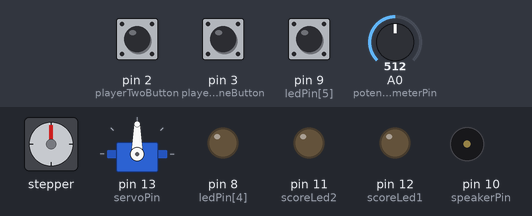
This sketch was run on a simulated Arduino Uno, built with avr-gcc and run on an emulated ATmega328P. On the bench: stepper motor, servo, output pins drawn as LEDs (lit = HIGH), buzzer (waves = sounding). Wiring (inferred from the names in the program): stepper motor (200 steps per turn assumed): coils pin 4, pin 5, pin 6, pin 7. Dashed ring = blinking. The inputs (shaded band) are chosen by the test bench; at power-on: pin 2 (playerTwoButton) LOW, pin 3 (playerOneButton) LOW, pin 9 (ledPin[5]) HIGH, A0 (potentiometerPin) = 512. Pins used as bus, display or sensor lines are not drawn.

Above: at 1.2 s.
1.3 s: pin 2 (playerTwoButton) pulled HIGH for 0.15 s
At 1.53 s:
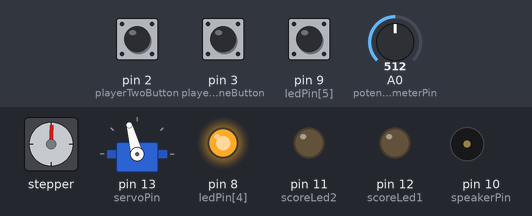
4.3 s: pin 3 (playerOneButton) pulled HIGH for 0.15 s
At 4.71 s:
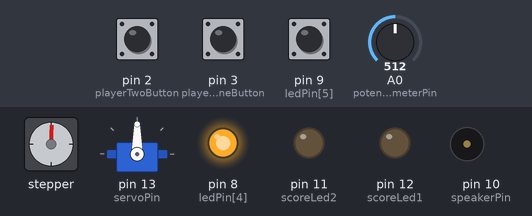
7.3 s: pin 2 (playerTwoButton) pulled HIGH for 1 s
At 8.4 s:
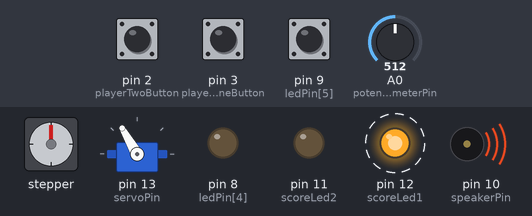
10.3 s: pin 3 (playerOneButton) pulled HIGH for 1 s
At 10.53 s:
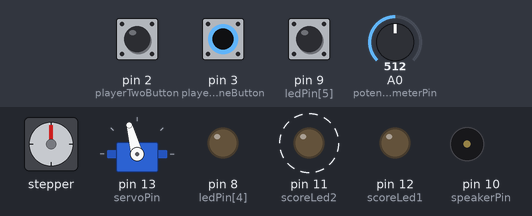
13.3 s: pin 2 (playerTwoButton) pulled HIGH for 0.15 s
At 14.01 s:
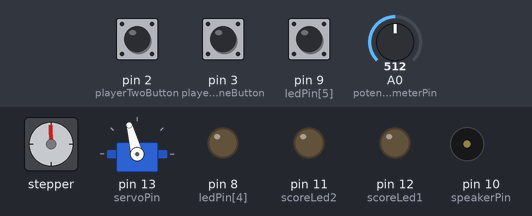
16.3 s: pin 3 (playerOneButton) pulled HIGH for 3.2 s
At 33.7 s:
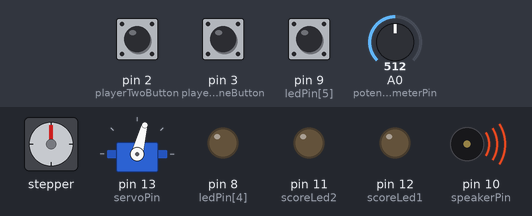
Timing chart, 0 to 39.1 s (numbered marks = the images above; inputs shaded):
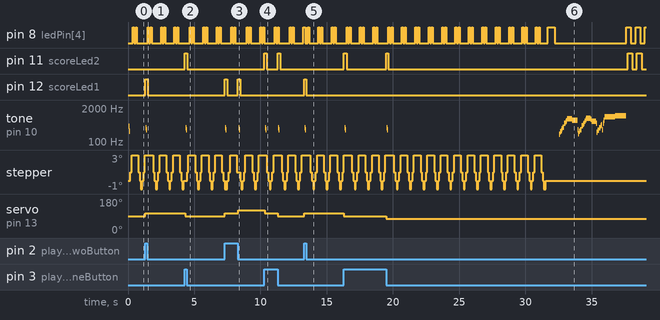

Measured:
- after the input at 1.3 s, pin 12 (scoreLed1): LOW → HIGH at once, → LOW 0.18 s later; tone on pin 10 (speakerPin): silent → 350 Hz at once, → 293 Hz 0.04 s later, → silent 0.04 s later; servo on pin 13 (servoPin): 90° → 105° at once
- after the input at 4.3 s, pin 11 (scoreLed2): LOW → HIGH at once, → LOW 0.16 s later; tone on pin 10 (speakerPin): silent → 350 Hz at once, → 293 Hz 0.04 s later, → silent 0.04 s later; servo on pin 13 (servoPin): 105° → 90° at once
- after the input at 7.3 s, pin 12 (scoreLed1): alternates HIGH for 0.18 s and LOW for 0.80 s, 4 changes in all, then stays LOW, starting at once; tone on pin 10 (speakerPin): plays 350 Hz for 0.04 s, 293 Hz for 0.04 s, 350 Hz for 0.04 s, 293 Hz for 0.04 s, starting at once; servo on pin 13 (servoPin): 90° → 105° at once, → 120° 1.0 s later
- after the input at 10.3 s, pin 11 (scoreLed2): alternates HIGH for 0.19 s and LOW for 0.81 s, 4 changes in all, then stays LOW, starting at once; tone on pin 10 (speakerPin): plays 350 Hz for 0.04 s, 293 Hz for 0.04 s, 350 Hz for 0.04 s, 293 Hz for 0.04 s, starting at once; servo on pin 13 (servoPin): 120° → 105° at once, → 90° 1.0 s later
- after the input at 13.3 s, pin 12 (scoreLed1): LOW → HIGH at once, → LOW 0.16 s later; tone on pin 10 (speakerPin): silent → 350 Hz at once, → 293 Hz 0.04 s later, → silent 0.04 s later; servo on pin 13 (servoPin): 90° → 105° at once
- after the input at 16.3 s, pin 11 (scoreLed2): LOW → HIGH at once, → LOW 0.20 s later, → HIGH 3.0 s later, → LOW 0.16 s later, … (8 changes in this stretch); pin 12 (scoreLed1): stops changing and stays LOW; servo on pin 13 (servoPin): 105° → 90° at once, → 75° 3.2 s later

The sketch:

pong.ino
```cpp
#include <Servo.h>//imports the library to communicate with the servo motor
Servo myservo;//creates servo variable


//---------------------------------------------------
//------------------- PIN VARS ----------------------
//---------------------------------------------------

int ledPin[] = {4,5,6,7,8,9};//assigns pin places to leds
int playerOneButton = 3;//first button pin (2 and 3 are for interrupts)
int playerTwoButton = 2;//second button pin (2 and 3 are for interrupts)
int scoreLed1 = 12;//pin for p1 led
int scoreLed2 = 11;//pin for p2 led
int speakerPin = 10;//pin for piezo
int servoPin = 13;//pin for servo motor
int potentiometerPin = 0;//pin for the potentiometer

//---------------------------------------------------
//------------------- PIN VARS ----------------------
//---------------------------------------------------


//---------------------------------------------------
//------------------- GAME VARS ---------------------
//---------------------------------------------------

int posServo = 0;//sets the initial value to zero (middle)
int sensorValue = 0;
bool forward=true;//variable that knows the "direction of the ball"
int currentPos=0;//position of the ball (0,1,2,3,4,5)
int delayTime = 100;//default game speed (will be alterated by potentiometer's state)
int p1pts=0;//player 1 points
int p2pts=0;//player 2 points
int bounces=0;//counts the number of "ball bounces"
int maxBounces=60;//sets the time limit for the end of the game
int iterations=0;//loop counter
unsigned long lastInterrupt;//variable that avoids the button to trigger multiple interrupts in a single press

//---------------------------------------------------
//------------------- GAME VARS ---------------------
//---------------------------------------------------


//---------------------------------------------------
//------------------- SOUND VARS --------------------
//---------------------------------------------------

int length = 3;//lenth of start, point and error melodies
int lengthMario = 25;//lenth of victory melody
char pointMelody[] = "ceg";//just short melody
char errorMelody[] = "add";//just short melody
char startMelody[] = "cCc";//just short melody
char marioMelody[] = "pcegCEGEocyxCYXYidfzdFZZ6";//victory melody
int beatsMario[] = {1,1,1,1,1,1,4,4,1,1,1,1,1,1,4,4,1,1,1,1,1,1,4,4,8};//lengths of victory melody notes
int beats[] = {1,1,1};//legths of short melodies
int tempo = 20;//speed of short melodies

//---------------------------------------------------
//------------------- SOUND VARS --------------------
//---------------------------------------------------


void setup()//function to initialize pins and components
{
  Serial.begin(9600);//sets up piezo element
  attachInterrupt(1, playerOneInput, CHANGE);//button connected to interrupt pin
  attachInterrupt(0, playerTwoInput, CHANGE);//button connected to interrupt pin

  myservo.attach(servoPin);//init servo
  pinMode(speakerPin, OUTPUT);//set piezo mode


  for(int i = 0; i < 5; i++) {
    pinMode(ledPin[i], OUTPUT);//sets the game leds mode
  }
  pinMode(playerOneButton, INPUT);//sets button as input elements
  pinMode(playerTwoButton, INPUT);//sets button as input elements
  pinMode(scoreLed1, OUTPUT);//sets score leds mode
  pinMode(scoreLed2, OUTPUT);//sets score leds mode
}

void loop()//main loop
{
  if(bounces<maxBounces)//if 60 bounces haven't been made yet: then continue the game; else end it
  {
    gamePhase();//game stuff
  }
  else
  {
    winPhase();//end of game stuff
  }
}


//---------------------------------------------------
//------------------- GAME STUFF --------------------
//---------------------------------------------------

void gamePhase()
{
  sensorValue = analogRead(potentiometerPin);//checks the state of the potentiometer every time...
  delayTime=50+((1023-sensorValue)/10);//...and changes the game speed accordingly (the range of the sensor is from 0 to 1023, in the equation I inverted the orentation so that it's more natural for the user to increase and reduce speed: clockwise --> increase ; counterclockwise --> decrease)
    if(iterations<1)
    {
      startSound();//just a quick sound that notifies that the game has started
    }
    iterations++;

//---------------------------------------------------
//----------- MAIN GAME MANAGER CONDITION -----------
//---------------------------------------------------

/* Basically what we do below is keep adding 1 to the current position, if the
 * counter reaches the top limit the boolean variable that stores the direction
 * changes and we start to subtract 1 until the current position counter reaches
 * the bottom limit; the result is the light moving from left to right and from
 * right to left constantly
 */

    if(forward)
    {
      currentPos++;
      if(currentPos>4)
      {
        forward=false;
        bounces++;
      }
      refresh(currentPos);
    }
    else
    {
      currentPos--;
      if(currentPos<1)
      {
        forward=true;
        bounces++;
      }
      refresh(currentPos);
    }

//---------------------------------------------------
//----------- MAIN GAME MANAGER CONDITION -----------
//---------------------------------------------------

    if (digitalRead(scoreLed1) == HIGH)//this statement activates if the score led is on, and turns it of after a short amount of time
    {
      delay(delayTime);
      digitalWrite(scoreLed1, LOW);
    }

    if (digitalRead(scoreLed2) == HIGH)//this statement activates if the score led is on, and turns it of after a short amount of time
    {
      delay(delayTime);
      digitalWrite(scoreLed2, LOW);
    }
}


void refresh(int i)
{
  digitalWrite(ledPin[i], HIGH);//turns on the light that indicates the position of the ball
  delay(delayTime);
  digitalWrite(ledPin[i], LOW);//turns it of after a while
}


void updateServo()
{
  if(((90+(p1pts-p2pts)*15)>0)&&((90+(p1pts-p2pts)*15)<180))//makes sure that the servo does not go under 0 degrees and over 180 (check 2 lines below for formula explaination)
  {
    myservo.write(90+(p1pts-p2pts)*15);//ok, so we start from the servo in the middle (90 degrees) and add the product between the difference of the 2 scores (the advantage value) and 15 degrees; so each point of advantage generates a 15 degrees shift in a certain direction
  }
}


void playerOneInput()
{
  if(millis()-lastInterrupt>200)//we avoid another interrupt being created within 200 milliseconds
  {
    if(digitalRead(ledPin[0]) == HIGH)//if the final green pin is on when the button has been pressed it gives a point to player 1
    {
      digitalWrite(scoreLed1, HIGH);
      p1pts=p1pts+1;
      updateServo();
      scoreSound();
    }
    else//else it gives a point to player 2
    {
      digitalWrite(scoreLed2, HIGH);
      p2pts=p2pts+1;
      updateServo();
      errorSound();
    }
    lastInterrupt = millis();//updates the state of the last time the button has been pressed
  }

}


void playerTwoInput()
{
  if(millis() - lastInterrupt > 200)//same as before
  {
    if(digitalRead(ledPin[5]) == HIGH)//if the final green pin is on when the button has been pressed it gives a point to player 2
    {
      digitalWrite(scoreLed2, HIGH);
      p2pts=p2pts+1;
      updateServo();
      scoreSound();
    }
    else//else it gives a point to player 1
    {
      digitalWrite(scoreLed1, HIGH);
      p1pts=p1pts+1;
      updateServo();
      errorSound();
    }
    lastInterrupt = millis();//same as before
  }
}

//---------------------------------------------------
//------------------- GAME STUFF --------------------
//---------------------------------------------------


//---------------------------------------------------
//--------------- WINNING CEREMONIES ----------------
//---------------------------------------------------

void winPhase()
{
  int i=0;
    if(bounces<maxBounces+3)//animation that signals the end of the game
    {
      winAnimation(i);
      endSound();
    }
    if((p1pts-p2pts)>0)//p1 wins!
    {
      win1(i);
    }
    if((p1pts-p2pts)<0)//p2 wins!
    {
      win2(i);
    }
    if((p1pts-p2pts)==0)//stalemate!
    {
      stalemate(i);
    }
}


void winAnimation(int i)//creates a lovely animation turning on all the lights from one side to the other
{
  digitalWrite(scoreLed1, LOW);
  digitalWrite(scoreLed2, LOW);
  for(i=0;i<6;i++)
  {
    digitalWrite(ledPin[i], HIGH);
    delay(delayTime/2);
    bounces++;
  }
  delay(200);
  for(i=0;i<6;i++)
  {
    digitalWrite(ledPin[i], LOW);
    delay(delayTime/2);
  }
  delay(200);
}


void win1(int i)//keeps turning on the lights on the side of player 1
{
  digitalWrite(scoreLed1, HIGH);
  for(i=0;i<3;i++)
  {
    delay(delayTime/2);
    digitalWrite(ledPin[i], HIGH);
  }

  delay(200);
  digitalWrite(scoreLed1, LOW);
  for(i=0;i<3;i++)
  {
    delay(delayTime/2);
    digitalWrite(ledPin[i], LOW);
  }
  delay(200);
}


void win2(int i)//keeps turning on the lights on the side of player 2
{
  for(i=3;i<6;i++)
  {
    digitalWrite(ledPin[i], HIGH);
    delay(delayTime/2);
  }
  digitalWrite(scoreLed2, HIGH);
  delay(200);
  for(i=3;i<6;i++)
  {
    digitalWrite(ledPin[i], LOW);
    delay(delayTime/2);
  }
  digitalWrite(scoreLed2, LOW);
  delay(200);
}


void stalemate(int i)//keeps turning on all the lights since both players won (or nobody won, it depens if you are more likely to see the glass half empty)
{
  for(i=0;i<6;i++)
  {
    digitalWrite(ledPin[i], HIGH);
    delay(delayTime/2);
  }
  delay(200);
  for(i=0;i<6;i++)
  {
    digitalWrite(ledPin[i], LOW);
    delay(delayTime/2);
  }
  delay(200);
}

//---------------------------------------------------
//--------------- WINNING CEREMONIES ----------------
//---------------------------------------------------


//---------------------------------------------------
//------------------- MUSIC STUFF -------------------
//---------------------------------------------------

void scoreSound()//calls 3 times the function playNote, passing the right values
{
  for (int i = 0; i < length; i++)
  {
    playNote(pointMelody[i], beats[i] * tempo);
  }
}

void errorSound()//calls 3 times the function playNote, passing the right values
{
  for (int i = 0; i < length; i++)
  {
    playNote(errorMelody[i], beats[i] * tempo);
  }
}

void startSound()//calls 3 times the function playNote, passing the right values
{
  for (int i = 0; i < length; i++)
  {
    playNote(startMelody[i], beats[i] * tempo);
  }
}


void endSound()//calls 25 times the function playNote, passing the right values
{
  for (int k = 0; k < 25; k++)
  {
    playNote(marioMelody[k], beatsMario[k] * 100);
  }
}


void playTone(int tone, int duration)//plays the single note given the tone and duration parameters
{
  for (long i=0; i<duration*1000L; i+=tone*2)
  {
    digitalWrite(speakerPin, HIGH);
    delayMicroseconds(tone);
    digitalWrite(speakerPin, LOW);//turns the piezo on and off to generate a certain frequency
    delayMicroseconds(tone);
  }
}

void playNote(char note, int duration)
{
  char names[] = {'c','d','e','f','g','a','b','C','D','E','F','G','X','Y','Z','x','y','z','p','o','i','6'};//array of all of the notes used
  /*
   * x = g#
   * y = d#
   * z = a#
   *
   * p = -g
   * o = -g#
   * i = -g#
   *
   * These are just a few sharp notes from different tonalities tha I needed to replicate the Super Mario song
   *
   */
  int tones[] = {1915,1700,1519,1432,1275,1136,1014,956,852,759,716,638,602,804,536,1205,1608,1073,2551,2404,2146,478};//given a tone frequency, this is an array that translates the tone with the formula 1/(2*toneFrequency)*1000000 into a value that the Arduino can understand
  for (int i = 0; i < 22; i++)
  {
    if (names[i] == note)//checks all of the notes and compares it to the input value of the melody
    {
      playTone(tones[i], duration);//if it is founs, it calls the function playTone
    }
  }
}

//---------------------------------------------------
//------------------- MUSIC STUFF -------------------
//---------------------------------------------------


/*      -----> REFERENCES <-----
 *
 * To build this game I owe my experience to the Arduino kit examples
 *
 * Furthermore I used a function that I found in StackOverflow.com to
 * solve the multiple interrupts problem
 * (http://stackoverflow.com/questions/29756145/arduino-attachinterrupt-seems-to-run-twice)
 *
 */
```
